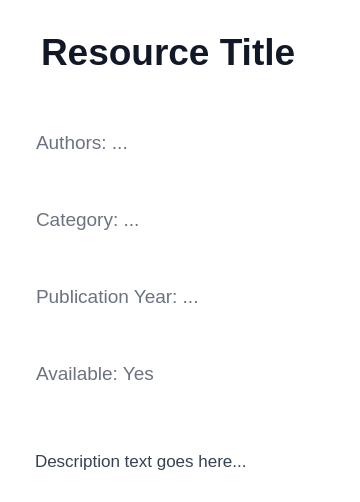
<?xml version="1.0" encoding="UTF-8"?>
<ui version="4.0">
 <class>ResourceCard</class>
 <widget class="QWidget" name="ResourceCard">
  <property name="geometry">
   <rect>
    <x>0</x>
    <y>0</y>
    <width>360</width>
    <height>240</height>
   </rect>
  </property>
  <property name="styleSheet">
   <string>
    QWidget {
      background: #ffffff;
      border-radius: 12px;
      box-shadow: 0 4px 12px rgba(0, 0, 0, 0.05);
      font-family: 'Poppins', sans-serif;
      padding: 20px;
    }
    QLabel#titleLabel {
      font-weight: 700;
      font-size: 28pt;
      color: #111827;
      margin-bottom: 12px;
    }
    QLabel#authorLabel, QLabel#categoryLabel, QLabel#yearLabel, QLabel#availabilityLabel {
      font-weight: 400;
      font-size: 14pt;
      color: #6b7280;
      margin-bottom: 8px;
    }
    QLabel#descriptionLabel {
      font-weight: 400;
      font-size: 13pt;
      color: #374151;
      margin-top: 12px;
      word-wrap: true;
    }
   </string>
  </property>
  <layout class="QVBoxLayout" name="verticalLayout">
   <item>
    <widget class="QLabel" name="titleLabel">
     <property name="text">
      <string>Resource Title</string>
     </property>
    </widget>
   </item>
   <item>
    <widget class="QLabel" name="authorLabel">
     <property name="text">
      <string>Authors: ...</string>
     </property>
    </widget>
   </item>
   <item>
    <widget class="QLabel" name="categoryLabel">
     <property name="text">
      <string>Category: ...</string>
     </property>
    </widget>
   </item>
   <item>
    <widget class="QLabel" name="yearLabel">
     <property name="text">
      <string>Publication Year: ...</string>
     </property>
    </widget>
   </item>
   <item>
    <widget class="QLabel" name="availabilityLabel">
     <property name="text">
      <string>Available: Yes</string>
     </property>
    </widget>
   </item>
   <item>
    <widget class="QLabel" name="descriptionLabel">
     <property name="text">
      <string>Description text goes here...</string>
     </property>
     <property name="wordWrap">
      <bool>true</bool>
     </property>
    </widget>
   </item>
  </layout>
 </widget>
 <resources/>
 <connections/>
</ui>
